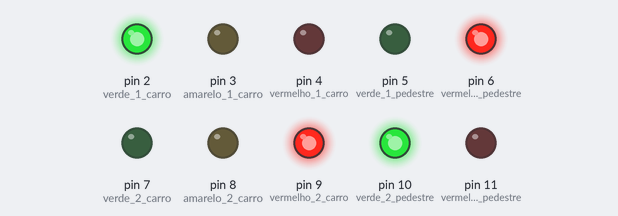
The sketch below on a simulated Arduino Uno, built with avr-gcc and run on an emulated ATmega328P. Parts: output pins drawn as LEDs (lit = HIGH).

Above: at 1.5 s.
At 4.5 s:
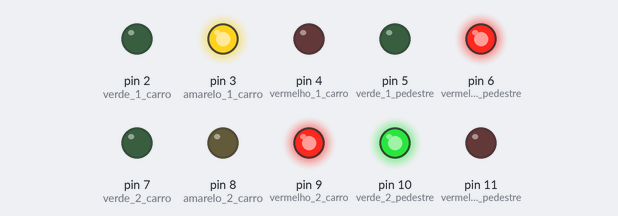
At 7.5 s:
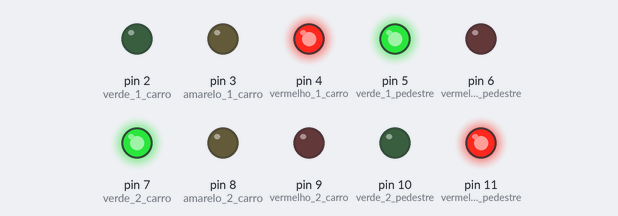
At 10.5 s:
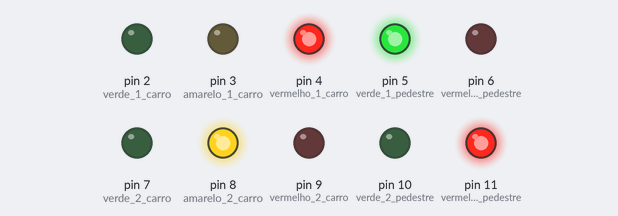
Timing chart, 0 to 15.6 s (numbered marks = the images above):
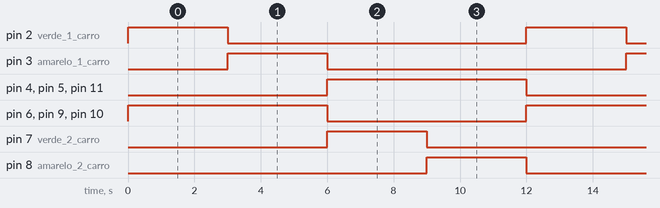

Measured:
- by itself, pin 2 (verde_1_carro), pin 3 (amarelo_1_carro), pin 7 (verde_2_carro), pin 8 (amarelo_2_carro): alternates HIGH for 3.0 s and LOW for 9.0 s
- by itself, pin 4 (vermelho_1_carro), pin 5 (verde_1_pedestre), pin 6 (vermelho_1_pedestre), pin 9 (vermelho_2_carro), pin 10 (verde_2_pedestre), pin 11 (vermelho_2_pedestre): alternates HIGH for 6.0 s and LOW for 6.0 s
- by itself, everything shown: repeats every 12.0 s, in 4 steps

The sketch:

codigo.ino
```cpp
void setup()
{
  pinMode(2, OUTPUT);//verde 1 carro
  pinMode(3, OUTPUT);//amarelo 1 carro
  pinMode(4, OUTPUT);//vermelho 1 carro
  pinMode(5, OUTPUT);//verde 1 pedestre
  pinMode(6, OUTPUT);//vermelho 1 pedestre
  pinMode(7, OUTPUT);//verde 2 carro
  pinMode(8, OUTPUT);//amarelo 2 carro
  pinMode(9, OUTPUT);//vermelho 2 carro
  pinMode(10, OUTPUT);//verde 2 pedestre
  pinMode(11, OUTPUT);//vermelho 2 pedestre

}

void loop()
{
 digitalWrite(9, HIGH);
 digitalWrite(10, HIGH);
 digitalWrite(8, LOW);
 digitalWrite(11, LOW);

 digitalWrite(2, HIGH);
 digitalWrite(6, HIGH);
  digitalWrite(4, LOW);
 digitalWrite(5, LOW);

  delay(3000);

 digitalWrite(2, LOW);
 digitalWrite(3, HIGH);

  delay(3000);

 digitalWrite(9, LOW);
 digitalWrite(10, LOW);
 digitalWrite(7, HIGH);
 digitalWrite(11, HIGH);

 digitalWrite(3, LOW);
 digitalWrite(6, LOW);
 digitalWrite(4, HIGH);
 digitalWrite(5, HIGH);

  delay (3000);

 digitalWrite(7, LOW);
 digitalWrite(8, HIGH);

  delay (3000);
}
```
